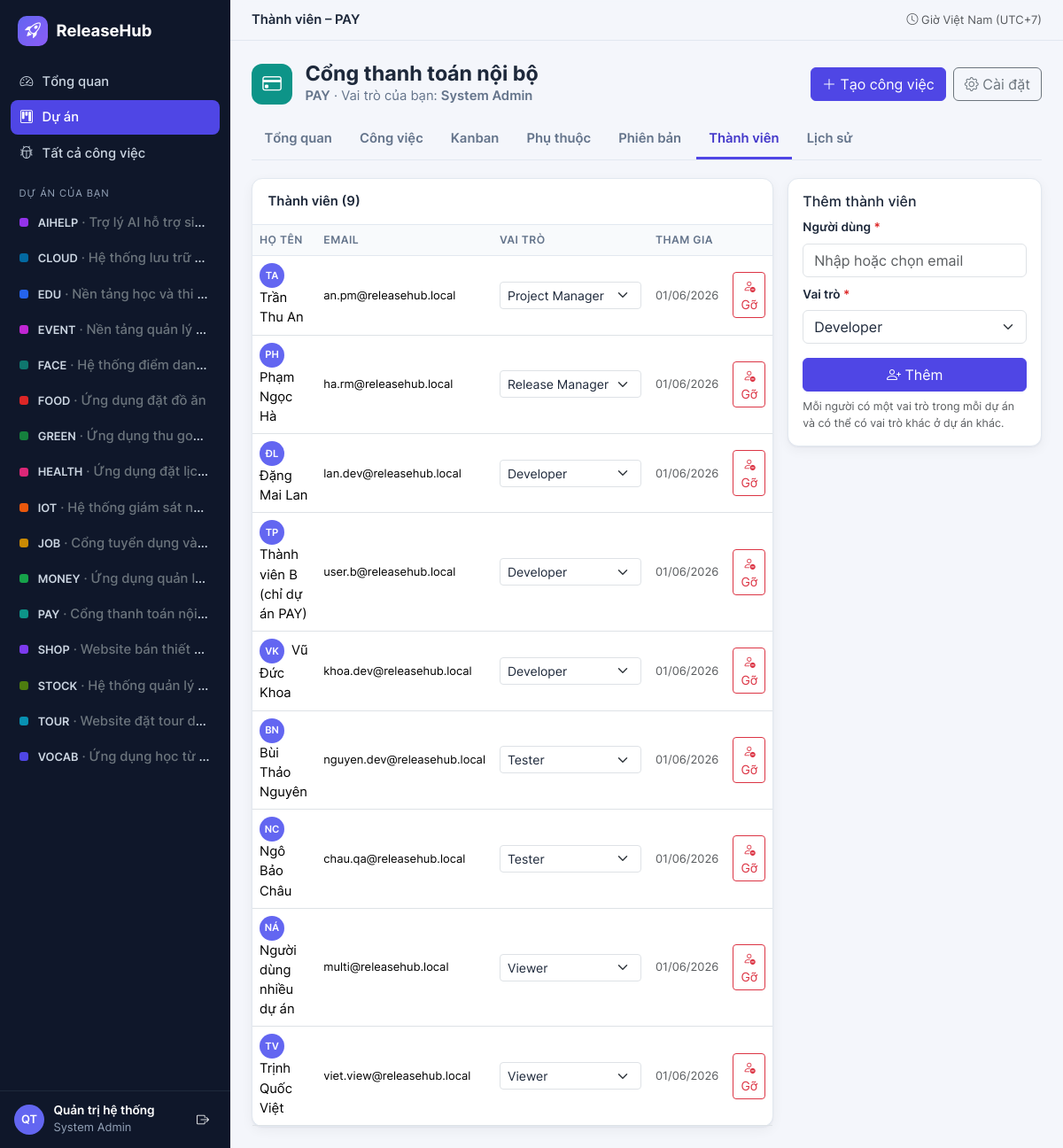
Screenshot of /public/projects/2/members (signed in) with the database file from the repository.
### tables this page shows
CREATE TABLE projects (
    id            INT UNSIGNED NOT NULL AUTO_INCREMENT,
    code          VARCHAR(16) NOT NULL,
    name          VARCHAR(150) NOT NULL,
    description   TEXT NULL,
    color         CHAR(7) NOT NULL DEFAULT '#4f46e5',
    icon          VARCHAR(40) NOT NULL DEFAULT 'bi-kanban',
    owner_id      INT UNSIGNED NULL,
    issue_counter INT UNSIGNED NOT NULL DEFAULT 0,
    version       INT UNSIGNED NOT NULL DEFAULT 1,
    archived_at   DATETIME NULL,
    created_at    DATETIME NOT NULL,
    updated_at    DATETIME NOT NULL,
    PRIMARY KEY (id),
    UNIQUE KEY uq_projects_code (code),
    KEY idx_projects_archived (archived_at),
    CONSTRAINT fk_projects_owner FOREIGN KEY (owner_id) REFERENCES users (id) ON DELETE SET NULL
);

CREATE TABLE users (
    id            INT UNSIGNED NOT NULL AUTO_INCREMENT,
    email         VARCHAR(190) NOT NULL,
    full_name     VARCHAR(120) NOT NULL,
    password_hash VARCHAR(255) NOT NULL,
    is_admin      TINYINT(1) NOT NULL DEFAULT 0,
    is_active     TINYINT(1) NOT NULL DEFAULT 1,
    last_login_at DATETIME NULL,
    created_at    DATETIME NOT NULL,
    updated_at    DATETIME NOT NULL,
    PRIMARY KEY (id),
    UNIQUE KEY uq_users_email (email)
);

CREATE TABLE project_members (
    id         INT UNSIGNED NOT NULL AUTO_INCREMENT,
    project_id INT UNSIGNED NOT NULL,
    user_id    INT UNSIGNED NOT NULL,
    role_code  VARCHAR(32) NOT NULL,
    created_at DATETIME NOT NULL,
    PRIMARY KEY (id),
    UNIQUE KEY uq_member (project_id, user_id),
    KEY idx_member_user (user_id),
    CONSTRAINT fk_pm_project FOREIGN KEY (project_id) REFERENCES projects (id) ON DELETE CASCADE,
    CONSTRAINT fk_pm_user FOREIGN KEY (user_id) REFERENCES users (id) ON DELETE CASCADE,
    CONSTRAINT fk_pm_role FOREIGN KEY (role_code) REFERENCES roles (code)
);

### views/projects/members.php (the view, shortened to what the rows shown need)
<?php
echo partial('project_head', ['project' => $project, 'tab' => 'members', 'role' => $role, 'can' => $can]); ?>
<div class="row g-3">
<div class="col-lg-8"><div class="rh-card"><div class="card-head">Thành viên (<?= e(count($list)) ?>)</div>
    <div class="table-responsive"><table class="table rh-table"><thead><tr><th>Họ tên</th><th>Email</th><th>Vai trò</th><th>Tham gia</th><?php if ($can['members']): ?><th></th><?php endif; ?></tr></thead><tbody>
    <?php foreach ($list as $m): ?><tr>
        <td><span class="rh-avatar d-inline-grid me-2" style="width:28px;height:28px;font-size:.7rem" aria-hidden="true"><?= e(initials($m['full_name'])) ?></span><?= e($m['full_name']) ?></td>
        <td class="small"><?= e($m['email']) ?></td>
        <td><?php if ($can['members']): ?><select class="form-select form-select-sm js-role" style="min-width:160px" aria-label="Vai trò của <?= e($m['full_name']) ?>" data-path="api/projects/<?= e($project['id']) ?>/members/<?= e($m['user_id']) ?>/role" data-current="<?= e($m['role_code']) ?>">
            <?php foreach (Catalog::ROLES as $k => $l): ?><option value="<?= e($k) ?>" <?= $m['role_code'] === $k ? 'selected' : '' ?>><?= e($l) ?></option><?php endforeach; ?></select>
            <?php else: ?><?= e(Catalog::ROLES[$m['role_code']] ?? $m['role_code']) ?><?php endif; ?></td>
        <td class="small text-muted"><?= e(vn_dt($m['created_at'], 'd/m/Y')) ?></td>
        <?php if ($can['members']): ?><td class="text-end"><button class="btn btn-sm btn-outline-danger" data-post="api/projects/<?= e($project['id']) ?>/members/<?= e($m['user_id']) ?>/remove" data-confirm="Gỡ <?= e($m['full_name']) ?> khỏi dự án? Các công việc đang giao cho họ sẽ được bỏ phân công." data-danger data-success="Đã gỡ thành viên."><i class="bi bi-person-dash"></i> Gỡ</button></td><?php endif; ?>
    </tr><?php endforeach; ?></tbody></table></div></div></div>
<?php if ($can['members']): ?><div class="col-lg-4"><form class="rh-card p-3" data-api="api/projects/<?= e($project['id']) ?>/members" data-reload data-success="Đã thêm thành viên." novalidate>
    <h2 class="h6">Thêm thành viên</h2>
    <p class="form-text mt-2 mb-0">Mỗi người có một vai trò trong mỗi dự án và có thể có vai trò khác ở dự án khác.</p></form></div><?php endif; ?>
</div>

### views/partials/project_head.php (shortened to what the rows shown need)
<?php
$id = (int) $project['id'];
$tabs = ['overview' => ['Tổng quan', 'projects/' . $id], 'issues' => ['Công việc', 'projects/' . $id . '/issues'], 'board' => ['Kanban', 'projects/' . $id . '/board'],
    'graph' => ['Phụ thuộc', 'projects/' . $id . '/graph'], 'releases' => ['Phiên bản', 'projects/' . $id . '/releases'],
    'members' => ['Thành viên', 'projects/' . $id . '/members'], 'history' => ['Lịch sử', 'projects/' . $id . '/history']]; ?>
<div class="proj-head">
    <div class="flex-grow-1" style="min-width:0">
        <h1 class="page-title text-truncate"><?= e($project['name']) ?> <?php if ($project['archived_at']): ?><span class="badge text-bg-secondary fs-6">Đã lưu trữ</span><?php endif; ?></h1>
        <p class="page-sub"><span class="fw-semibold"><?= e($project['code']) ?></span> · Vai trò của bạn: <span class="fw-semibold"><?= e(role_label($role)) ?></span></p>
    </div>
</div>

### views/layouts/app.php (shortened to what the rows shown need)
<!doctype html>
<html lang="vi">
<head>
    <link rel="stylesheet" href="<?= e(asset('vendor/bootstrap/bootstrap.min.css')) ?>">
    <link rel="stylesheet" href="<?= e(asset('vendor/bootstrap-icons/bootstrap-icons.min.css')) ?>">
    <link rel="stylesheet" href="<?= e(asset('css/fonts.css')) ?>">
    <link rel="stylesheet" href="<?= e(asset('css/app.css')) ?>">
</head>
<body>
<aside class="rh-sidebar" id="sidebar" aria-label="Điều hướng chính">
    <nav class="rh-nav">
        <?php foreach ($sidebarProjects as $sp): ?>
            <a href="<?= e(url('projects/' . $sp['id'])) ?>" title="<?= e($sp['name']) ?>">
                <span class="dot" style="background:<?= e($sp['color']) ?>"></span>
                <span class="pname"><span class="pcode fw-semibold"><?= e($sp['code']) ?></span> <span class="text-secondary">· <?= e($sp['name']) ?></span></span>
            </a>
        <?php endforeach; ?>
    </nav>
    <div class="rh-userbox">
        <div class="rh-avatar" aria-hidden="true"><?= e(initials($user['full_name'])) ?></div>
        <div class="flex-grow-1" style="min-width:0">
            <div class="uname"><?= e($user['full_name']) ?></div>
            <small><?= !empty($user['is_admin']) ? 'System Admin' : 'Thành viên' ?></small>
        </div>
        <form method="post" action="<?= e(url('logout')) ?>"><?= csrf_field() ?>
            <button class="btn btn-sm btn-outline-light border-0" title="Đăng xuất" aria-label="Đăng xuất"><i class="bi bi-box-arrow-right"></i></button>
        </form>
    </div>
</aside>
<div class="rh-main">
    <main id="main" class="rh-content">
        <?= $content ?>
    </main>
</div>
</body>
</html>

### rows the page displays
projects: code "AIHELP", name "Trợ lý AI hỗ trợ si…"
projects: code "CLOUD", name "Hệ thống lưu trữ…"
projects: code "EDU", name "Nền tảng học và thi…"
projects: code "EVENT", name "Nền tảng quản lý…"
projects: code "FACE", name "Hệ thống điểm dan…"
projects: code "FOOD", name "Ứng dụng đặt đồ ăn"
projects: code "GREEN", name "Ứng dụng thu go…"
projects: code "HEALTH", name "Ứng dụng đặt lịc…"
projects: code "IOT", name "Hệ thống giám sát n…"
projects: code "JOB", name "Cổng tuyển dụng và…"
projects: code "MONEY", name "Ứng dụng quản l…"
projects: code "PAY", name "Cổng thanh toán nội…", name "Cổng thanh toán nội bộ"
projects: code "SHOP", name "Website bán thiết…"
projects: code "STOCK", name "Hệ thống quản lý…"
projects: code "TOUR", name "Website đặt tour d…"
projects: code "VOCAB", name "Ứng dụng học từ…"
users: full_name "QT", full_name "Quản trị hệ thống"
project_members: user.full_name "TA", user.full_name "Trần Thu An", user.email "an.pm@releasehub.local", role_code+user+project "Project Manager", created_at "01/06/2026"
project_members: user.full_name "PH", user.full_name "Phạm Ngọc Hà", user.email "ha.rm@releasehub.local", role_code+user+project "Release Manager", created_at "01/06/2026"
project_members: user.full_name "ĐL", user.full_name "Đặng Mai Lan", user.email "lan.dev@releasehub.local", role_code+user+project "Developer", created_at "01/06/2026"
project_members: user.full_name "TP", user.full_name "Thành viên B (chỉ dự án PAY)", user.email "user.b@releasehub.local", role_code+user+project "Developer", created_at "01/06/2026"
project_members: user.full_name "VK", user.full_name "Vũ Đức Khoa", user.email "khoa.dev@releasehub.local", role_code+user+project "Developer", created_at "01/06/2026"
project_members: user.full_name "BN", user.full_name "Bùi Thảo Nguyên", user.email "nguyen.dev@releasehub.local", role_code+user+project "Tester", created_at "01/06/2026"
project_members: user.full_name "NC", user.full_name "Ngô Bảo Châu", user.email "chau.qa@releasehub.local", role_code+user+project "Tester", created_at "01/06/2026"
project_members: user.full_name "NÁ", user.full_name "Người dùng nhiều dự án", user.email "multi@releasehub.local", role_code+user+project "Viewer", created_at "01/06/2026"
project_members: user.full_name "TV", user.full_name "Trịnh Quốc Việt", user.email "viet.view@releasehub.local", role_code+user+project "Viewer", created_at "01/06/2026"

### other values shown
$title "Thành viên – PAY"
role_label($role) "System Admin"
$label "Tổng quan"
$label "Công việc"
$label "Kanban"
$label "Phụ thuộc"
$label "Phiên bản"
$label "Thành viên"
$label "Lịch sử"
count($list) "9"
form field role "Developer"
